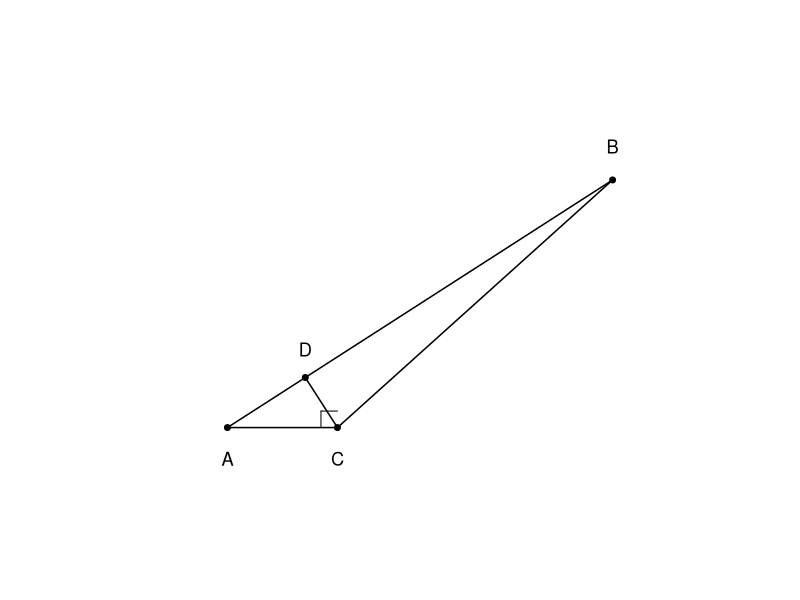
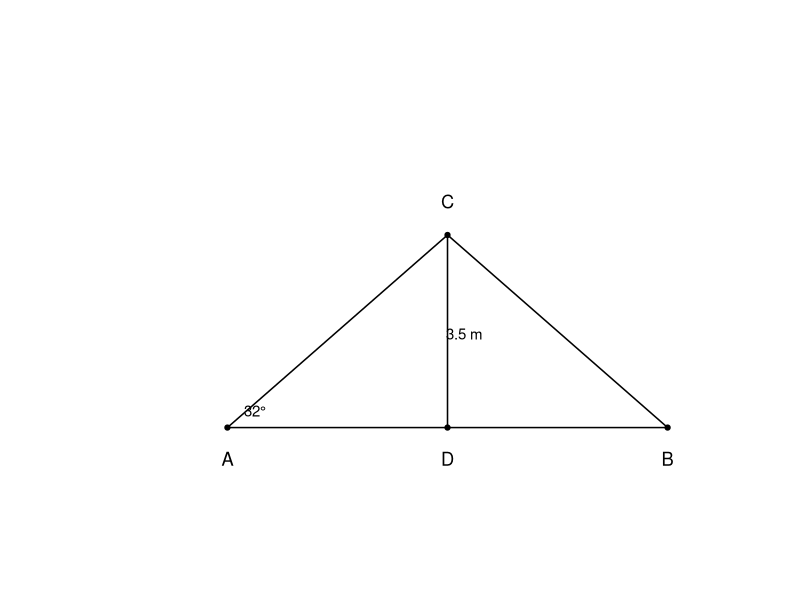
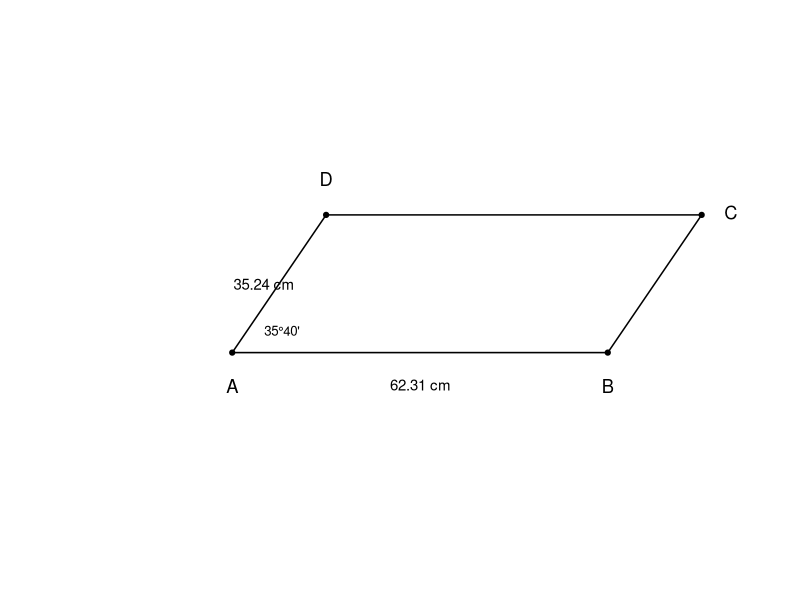

These figures' R source, in order:
setwd("C:/Users/18904/Github/junior-mathematics/codes")
if(!dir.exists("../figures"))dir.create("../figures")

# week167-1: right triangle ABC with altitude CD to hypotenuse AB
draw1=function(){
  plot(0,0,xlim=c(-1,8),ylim=c(-1,6),type="n",asp=1,axes=FALSE,xlab="",ylab="")
  # right angle at C=(2,0), A=(0,0), B=(7,4.5)
  segments(0,0,7,4.5,lwd=1.5)   # AB hypotenuse
  segments(0,0,2,0,lwd=1.5)      # AC
  segments(2,0,7,4.5,lwd=1.5)    # CB
  # foot D on AB: projection of C onto AB
  # AB vector = (7,4.5), C=(2,0), t = dot(C-A, AB)/|AB|^2 = (2*7+0*4.5)/(49+20.25)=14/69.25
  t=14/69.25; dx=0+7*t; dy=0+4.5*t
  segments(2,0,dx,dy,lwd=1.5,lty=1) # CD altitude
  points(c(0,2,7,dx),c(0,0,4.5,dy),pch=19,cex=0.8)
  text(0,-0.3,"A",pos=1,cex=1.1)
  text(2,-0.3,"C",pos=1,cex=1.1)
  text(7,4.8,"B",pos=3,cex=1.1)
  text(dx,dy+0.2,"D",pos=3,cex=1.1)
  # right angle mark at C
  segments(1.7,0,1.7,0.3,lwd=1);segments(1.7,0.3,2,0.3,lwd=1)
}
cairo_pdf("../figures/week167-1.pdf",width=4,height=4,family="sans");draw1();dev.off()
svglite::svglite("../figures/week167-1.svg",width=4,height=4);draw1();dev.off()

# week167-2: isosceles triangular steel frame, height 3.5, base angle 32 deg
draw2=function(){
  plot(0,0,xlim=c(-1,10),ylim=c(-1,6),type="n",asp=1,axes=FALSE,xlab="",ylab="")
  # A=(1,0), B=(9,0), C=(5,3.5), D=(5,0)
  segments(1,0,9,0,lwd=1.5)      # AB base
  segments(1,0,5,3.5,lwd=1.5)    # AC
  segments(9,0,5,3.5,lwd=1.5)    # BC
  segments(5,0,5,3.5,lwd=1.5)    # CD
  points(c(1,9,5,5),c(0,0,3.5,0),pch=19,cex=0.7)
  text(1,-0.3,"A",pos=1,cex=1.1)
  text(9,-0.3,"B",pos=1,cex=1.1)
  text(5,3.8,"C",pos=3,cex=1.1)
  text(5,-0.3,"D",pos=1,cex=1.1)
  text(5.3,1.7,"3.5 m",cex=0.9)
  text(1.5,0.3,"32°",cex=0.9)
}
cairo_pdf("../figures/week167-2.pdf",width=4,height=4,family="sans");draw2();dev.off()
svglite::svglite("../figures/week167-2.svg",width=4,height=4);draw2();dev.off()

# week167-3: parallelogram with sides and included angle
draw3=function(){
  plot(0,0,xlim=c(-1,9),ylim=c(-1,5),type="n",asp=1,axes=FALSE,xlab="",ylab="")
  # A=(1,1), B=(7,1), D=(2.5,3.2), C=(8.5,3.2)
  segments(1,1,7,1,lwd=1.5)      # AB
  segments(7,1,8.5,3.2,lwd=1.5) # BC
  segments(8.5,3.2,2.5,3.2,lwd=1.5) # CD
  segments(2.5,3.2,1,1,lwd=1.5)  # DA
  points(c(1,7,8.5,2.5),c(1,1,3.2,3.2),pch=19,cex=0.7)
  text(1,0.7,"A",pos=1,cex=1.1)
  text(7,0.7,"B",pos=1,cex=1.1)
  text(8.7,3.2,"C",pos=4,cex=1.1)
  text(2.5,3.5,"D",pos=3,cex=1.1)
  text(4,0.7,"62.31 cm",cex=0.9,pos=1)
  text(1.5,2.1,"35.24 cm",cex=0.9)
  text(1.8,1.35,"35°40'",cex=0.8)
}
cairo_pdf("../figures/week167-3.pdf",width=4,height=4,family="sans");draw3();dev.off()
svglite::svglite("../figures/week167-3.svg",width=4,height=4);draw3();dev.off()
